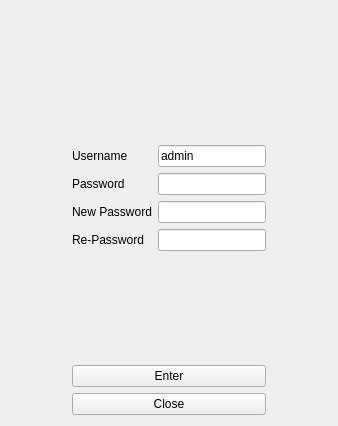
<?xml version="1.0" encoding="UTF-8"?>
<ui version="4.0">
 <class>Authentication</class>
 <widget class="QWidget" name="Authentication">
  <property name="geometry">
   <rect>
    <x>0</x>
    <y>0</y>
    <width>338</width>
    <height>426</height>
   </rect>
  </property>
  <property name="windowTitle">
   <string>Authentication</string>
  </property>
  <layout class="QGridLayout" name="gridLayout_2">
   <item row="0" column="0">
    <layout class="QGridLayout" name="gridLayout">
     <item row="7" column="0" rowspan="2">
      <spacer name="horizontalSpacer">
       <property name="orientation">
        <enum>Qt::Horizontal</enum>
       </property>
       <property name="sizeHint" stdset="0">
        <size>
         <width>40</width>
         <height>20</height>
        </size>
       </property>
      </spacer>
     </item>
     <item row="1" column="1" colspan="3">
      <spacer name="verticalSpacer_2">
       <property name="orientation">
        <enum>Qt::Vertical</enum>
       </property>
       <property name="sizeHint" stdset="0">
        <size>
         <width>20</width>
         <height>40</height>
        </size>
       </property>
      </spacer>
     </item>
     <item row="7" column="1" colspan="3">
      <widget class="QPushButton" name="pushButtonEnter">
       <property name="text">
        <string>Enter</string>
       </property>
      </widget>
     </item>
     <item row="8" column="1" colspan="3">
      <widget class="QPushButton" name="pushButtonClose">
       <property name="text">
        <string>Close</string>
       </property>
      </widget>
     </item>
     <item row="7" column="4" rowspan="2">
      <spacer name="horizontalSpacer_2">
       <property name="orientation">
        <enum>Qt::Horizontal</enum>
       </property>
       <property name="sizeHint" stdset="0">
        <size>
         <width>40</width>
         <height>20</height>
        </size>
       </property>
      </spacer>
     </item>
     <item row="2" column="1">
      <widget class="QLabel" name="labelUsername">
       <property name="text">
        <string>Username</string>
       </property>
      </widget>
     </item>
     <item row="2" column="0" rowspan="4">
      <spacer name="horizontalSpacer_5">
       <property name="orientation">
        <enum>Qt::Horizontal</enum>
       </property>
       <property name="sizeHint" stdset="0">
        <size>
         <width>40</width>
         <height>20</height>
        </size>
       </property>
      </spacer>
     </item>
     <item row="2" column="2" colspan="2">
      <widget class="QLineEdit" name="lineEditUsername">
       <property name="text">
        <string>admin</string>
       </property>
      </widget>
     </item>
     <item row="3" column="1">
      <widget class="QLabel" name="labelPassword">
       <property name="text">
        <string>Password</string>
       </property>
      </widget>
     </item>
     <item row="4" column="2" colspan="2">
      <widget class="QLineEdit" name="lineEditNewPassword">
       <property name="echoMode">
        <enum>QLineEdit::Password</enum>
       </property>
      </widget>
     </item>
     <item row="4" column="1">
      <widget class="QLabel" name="labelNewPassword">
       <property name="text">
        <string>New Password</string>
       </property>
      </widget>
     </item>
     <item row="0" column="0">
      <spacer name="horizontalSpacer_3">
       <property name="orientation">
        <enum>Qt::Horizontal</enum>
       </property>
       <property name="sizeHint" stdset="0">
        <size>
         <width>40</width>
         <height>20</height>
        </size>
       </property>
      </spacer>
     </item>
     <item row="3" column="2" colspan="2">
      <widget class="QLineEdit" name="lineEditPassword">
       <property name="echoMode">
        <enum>QLineEdit::Password</enum>
       </property>
      </widget>
     </item>
     <item row="5" column="2" colspan="2">
      <widget class="QLineEdit" name="lineEditRePassword">
       <property name="echoMode">
        <enum>QLineEdit::Password</enum>
       </property>
      </widget>
     </item>
     <item row="0" column="4">
      <spacer name="horizontalSpacer_4">
       <property name="orientation">
        <enum>Qt::Horizontal</enum>
       </property>
       <property name="sizeHint" stdset="0">
        <size>
         <width>40</width>
         <height>20</height>
        </size>
       </property>
      </spacer>
     </item>
     <item row="2" column="4" rowspan="4">
      <spacer name="horizontalSpacer_6">
       <property name="orientation">
        <enum>Qt::Horizontal</enum>
       </property>
       <property name="sizeHint" stdset="0">
        <size>
         <width>40</width>
         <height>20</height>
        </size>
       </property>
      </spacer>
     </item>
     <item row="5" column="1">
      <widget class="QLabel" name="labelRePassword">
       <property name="text">
        <string>Re-Password</string>
       </property>
      </widget>
     </item>
     <item row="0" column="1" colspan="3">
      <widget class="QLabel" name="labellogo">
       <property name="text">
        <string/>
       </property>
       <property name="scaledContents">
        <bool>true</bool>
       </property>
      </widget>
     </item>
     <item row="6" column="0" colspan="5">
      <spacer name="verticalSpacer">
       <property name="orientation">
        <enum>Qt::Vertical</enum>
       </property>
       <property name="sizeHint" stdset="0">
        <size>
         <width>20</width>
         <height>40</height>
        </size>
       </property>
      </spacer>
     </item>
    </layout>
   </item>
  </layout>
 </widget>
 <resources/>
 <connections/>
</ui>
